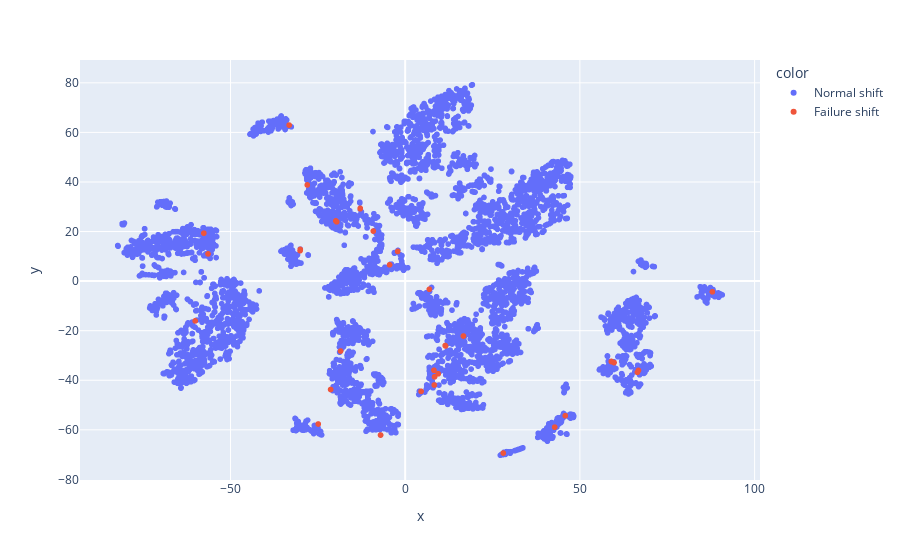

Notebook code cell kept with this figure:
### Code cell
df = df_scaled.copy()
method = 'tsne'

df['color'] = df.apply(
    lambda row: 'Failure shift' if (
        row['time'] > failure_shifts[row['machine']]['start']
    ) and (
        row['time'] < failure_shifts[row['machine']]['end']
    ) else 'Normal shift',
    axis=1
)

X = df.drop(columns=['time', 'machine', 'color'])

if method == 'tsne':
    X_embedded = TSNE(
        n_components=2,
        random_state=1997
    ).fit_transform(X)
    X_embedded = pd.DataFrame(X_embedded)
    df['x'] = X_embedded[0]
    df['y'] = X_embedded[1]
elif method=='pca':
    pca = PCA(n_components=2).fit_transform(X.values)
    df['x'] = pca[:,0]
    df['y'] = pca[:,1]
fig = px.scatter(df, x='x', y='y', color='color', hover_name='time')
fig.show()

### Figure 1 — Plotly figure (JSON) as saved in the notebook; plotly's stock layout.template omitted (floating-point values rounded to 4 significant figures; data arrays with more than 128 entries replaced by an {"elided": "..."} marker saying what was removed)
{"data": [{"hovertemplate": "<b>%{hovertext}</b><br><br>color=Normal shift<br>x=%{x}<br>y=%{y}<extra></extra>", "hovertext": {"elided": "5132 str values"}, "legendgroup": "Normal shift", "marker": {"color": "#636efa", "symbol": "circle"}, "mode": "markers", "name": "Normal shift", "showlegend": true, "type": "scattergl", "x": {"elided": "5132 float values"}, "xaxis": "x", "y": {"elided": "5132 float values"}, "yaxis": "y"}, {"hovertemplate": "<b>%{hovertext}</b><br><br>color=Failure shift<br>x=%{x}<br>y=%{y}<extra></extra>", "hovertext": ["2021-01-27T18:00:00+00:00", "2021-01-27T19:00:00+00:00", "2021-01-27T20:00:00+00:00", "2021-01-27T21:00:00+00:00", "2021-01-27T22:00:00+00:00", "2021-01-27T23:00:00+00:00", "2021-01-28T00:00:00+00:00", "2021-01-28T02:00:00+00:00", "2021-01-28T03:00:00+00:00", "2021-01-28T04:00:00+00:00", "2020-10-02T00:00:00+00:00", "2020-10-02T01:00:00+00:00", "2020-10-02T02:00:00+00:00", "2020-10-02T07:00:00+00:00", "2020-10-02T08:00:00+00:00", "2021-02-19T19:00:00+00:00", "2021-02-19T20:00:00+00:00", "2021-02-19T21:00:00+00:00", "2021-02-19T22:00:00+00:00", "2021-02-19T23:00:00+00:00", "2021-02-20T00:00:00+00:00", "2021-02-20T01:00:00+00:00", "2021-02-20T02:00:00+00:00", "2021-02-11T08:00:00+00:00", "2021-02-11T09:00:00+00:00", "2021-02-11T10:00:00+00:00", "2021-02-11T11:00:00+00:00", "2021-02-11T12:00:00+00:00", "2021-05-01T00:00:00+00:00", "2021-05-01T01:00:00+00:00", "2021-05-01T02:00:00+00:00", "2021-05-01T03:00:00+00:00", "2021-05-01T04:00:00+00:00", "2021-05-01T07:00:00+00:00", "2021-05-01T08:00:00+00:00", "2021-05-01T10:00:00+00:00"], "legendgroup": "Failure shift", "marker": {"color": "#EF553B", "symbol": "circle"}, "mode": "markers", "name": "Failure shift", "showlegend": true, "type": "scattergl", "x": [4.551, 8.318, 8.236, -60.1, 16.67, 11.54, 11.44, 9.464, 8.402, 87.92, 66.46, 66.76, 59.78, 59.03, 59.01, -2.148, 6.918, -19.59, -19.84, -57.62, -18.49, -28.02, -21.35, -33.21, -30.09, -30.02, -24.88, 28.08, 42.79, -7.05, -56.42, -12.87, -4.459, -9.125, -12.87, 45.81], "xaxis": "x", "y": [-44.48, -41.92, -35.98, -16.05, -22.15, -26.17, -25.99, -37.4, -38.64, -4.317, -36.79, -36.03, -32.88, -32.46, -32.41, 11.97, -3.276, 23.94, 24.3, 19.35, -28.21, 38.8, -43.73, 62.95, 12.26, 12.77, -57.65, -69.38, -58.92, -62.11, 10.98, 29.38, 6.583, 20.18, 29.19, -54.33], "yaxis": "y"}], "layout": {"legend": {"title": {"text": "color"}, "tracegroupgap": 0}, "margin": {"t": 60}, "xaxis": {"anchor": "y", "domain": [0, 1], "title": {"text": "x"}}, "yaxis": {"anchor": "x", "domain": [0, 1], "title": {"text": "y"}}}}
